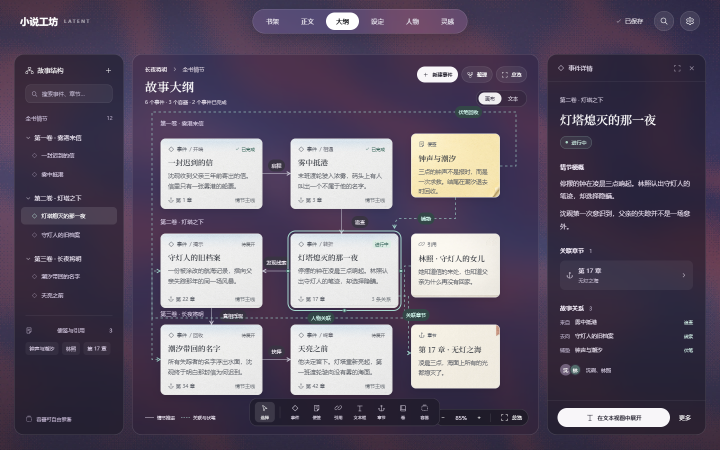
#> input picture docs/前端美化/大纲-B融合落地-20261104/screenshots/01-reference-b.png, 1440 x 900 px, found by its file name (shown at 1/2 size)
$ python outline-diff.py out.png
#> lines starting #> are read from the running program, lines starting #| are printed output that depends on the picture
"""截图测量与叠加检查，不更改设计稿或正式界面。"""
from pathlib import Path
import sys,json
from PIL import Image, ImageChops, ImageEnhance
out=Path(sys.argv[1]);shots=out/'screenshots'
a=Image.open(shots/'01-reference-b.png').convert('RGB');b=Image.open(shots/'02-actual-b-chrome.png').convert('RGB')
#> further down, a is the input picture: PIL image 1440x900 RGB; mean R, G, B 96.1, 85.8, 104.6
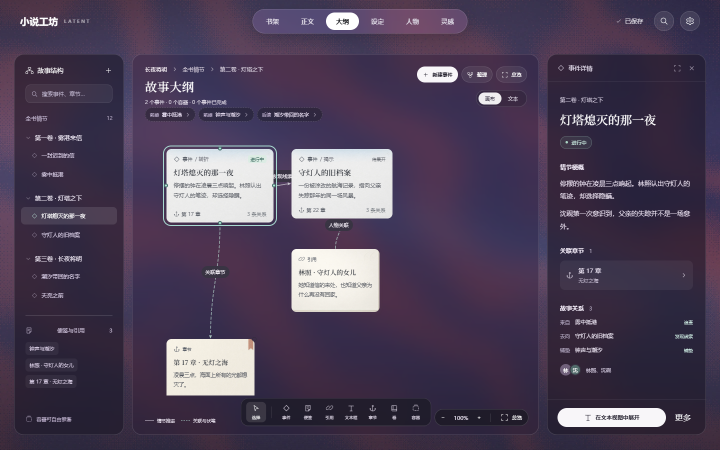
#> input picture docs/前端美化/大纲-B融合落地-20261104/screenshots/02-actual-b-chrome.png, 1440 x 900 px, found by its file name (shown at 1/2 size)
#> further down, b is the input picture: PIL image 1440x900 RGB; mean R, G, B 78.2, 65.5, 88.7
Image.blend(a,b,.5).save(shots/'05-overlay.png')
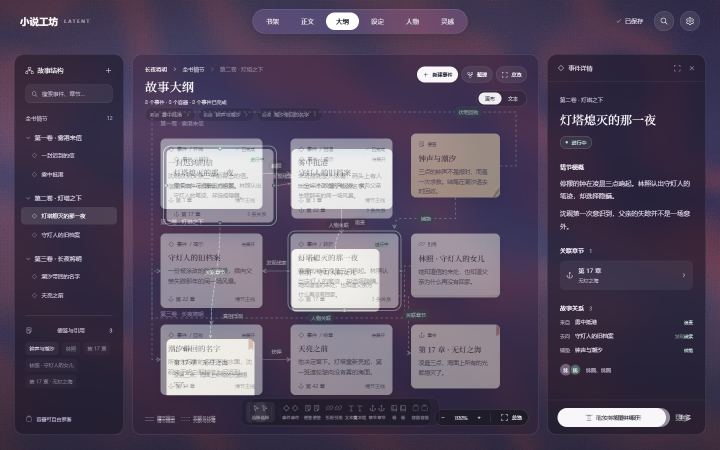
#> saved as 05-overlay.png: PIL image 1440x900 RGB (shown at 1/2 size); mean R, G, B 87.1, 75.4, 96.6
ImageEnhance.Contrast(ImageChops.difference(a,b)).enhance(3).save(shots/'06-difference.png')
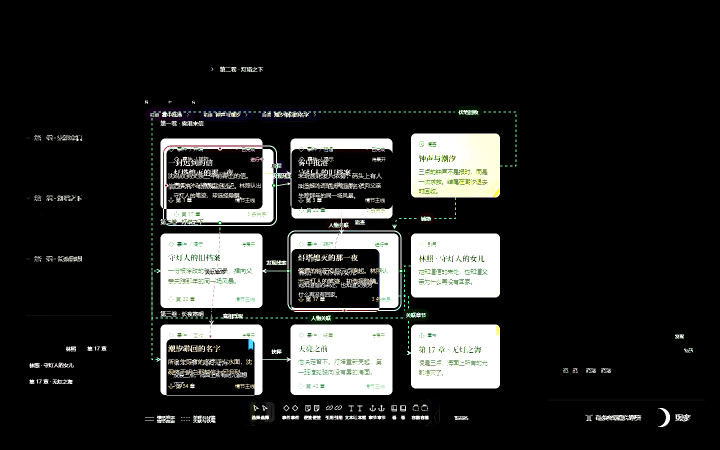
#> saved as 06-difference.png: PIL image 1440x900 RGB (shown at 1/2 size); mean R, G, B 38, 38.6, 37.5
sheet=Image.new('RGB',(2880,900),'#16151b');sheet.paste(a,(0,0));sheet.paste(b,(1440,0));sheet.save(shots/'07-side-by-side.png')
#> after `sheet = Image.new('RGB', (2880, 900), '#16151b')`:
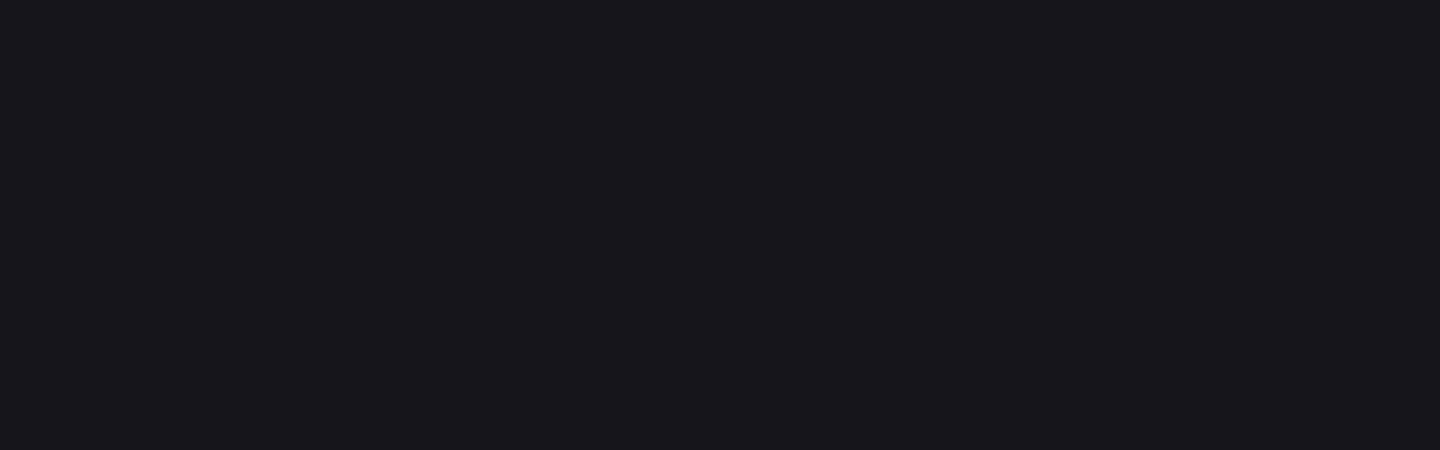
#> sheet: PIL image 2880x900 RGB (shown at 1/2 size); mean R, G, B 22, 21, 27
#> after `sheet.paste(a, (0, 0))`:
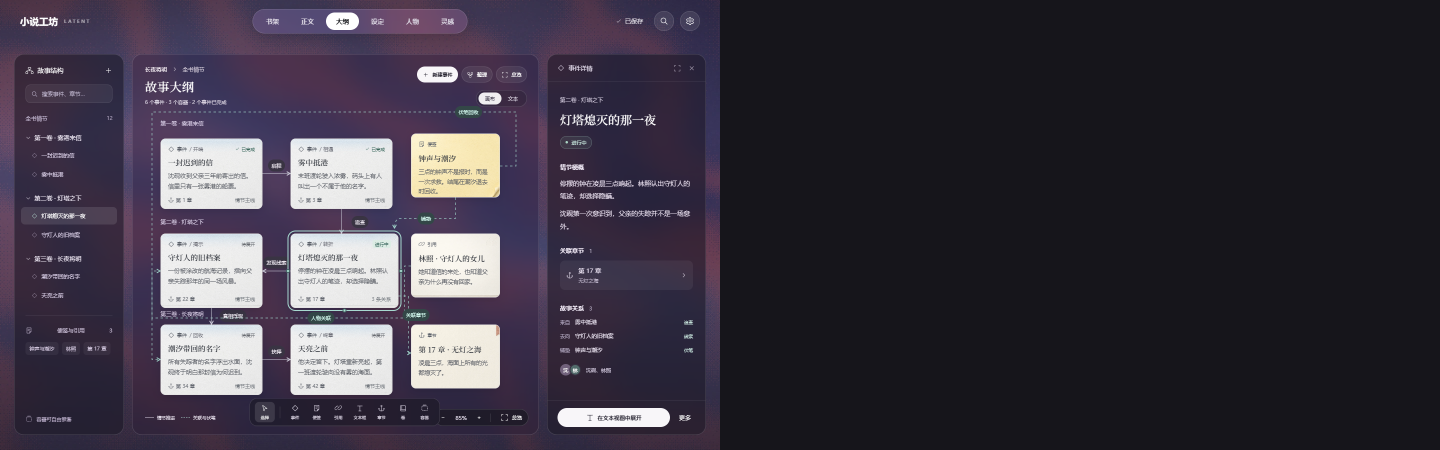
#> sheet: PIL image 2880x900 RGB (shown at 1/2 size); mean R, G, B 59, 53.4, 65.8
#> after `sheet.paste(b, (1440, 0))`:
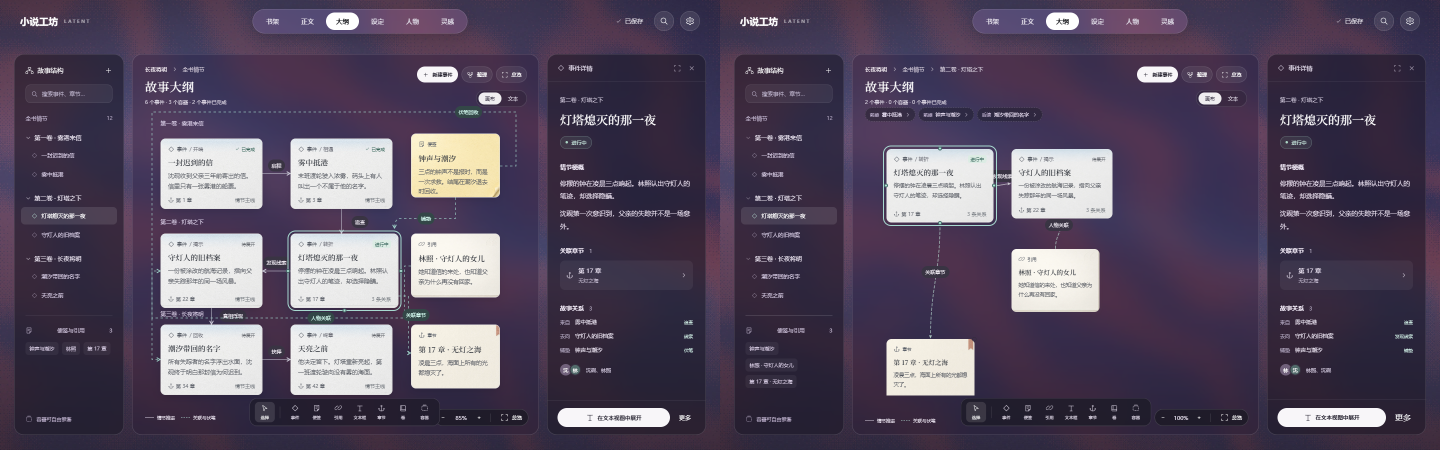
#> sheet: PIL image 2880x900 RGB (shown at 1/2 size); mean R, G, B 87.1, 75.7, 96.6
#> (the run stopped early here; a loop or call above may not have finished)
